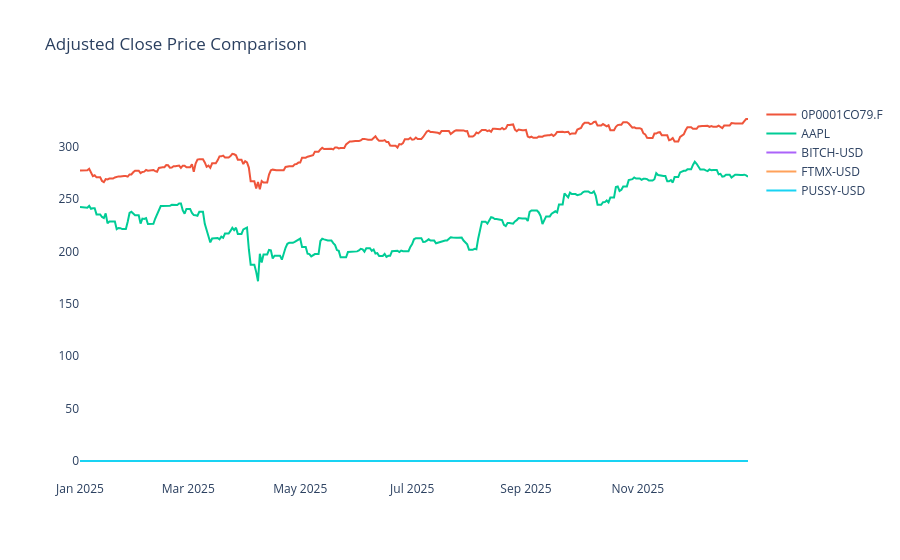
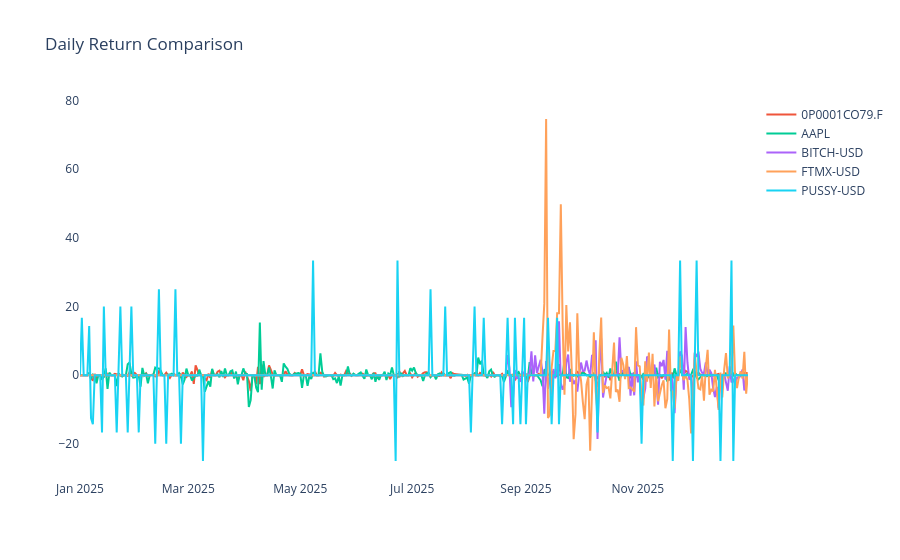

Here is the notebook cell these charts were saved with, in order:
### Code cell
#  B.2  Let's create interactive line charts for the adjusted close prices and daily returns.
plot_finance_data(adj_close_df, "Adjusted Close Price Comparison", output_folder)
plot_finance_data(daily_returns_df, "Daily Return Comparison", output_folder)

### Figure 1 — Plotly figure (JSON) as saved in the notebook; plotly's stock layout.template omitted (floating-point values rounded to 4 significant figures; data arrays with more than 128 entries replaced by an {"elided": "..."} marker saying what was removed)
{"data": [{"hovertemplate": "<extra></extra>", "legendgroup": "", "line": {"color": "#636efa", "dash": "solid", "width": 2}, "marker": {"symbol": "circle"}, "mode": "lines", "name": "", "orientation": "v", "showlegend": false, "type": "scatter", "xaxis": "x", "yaxis": "y"}, {"line": {"width": 2}, "name": "0P0001CO79.F", "type": "scatter", "x": {"elided": "365 str values"}, "y": {"elided": "365 float values"}}, {"line": {"width": 2}, "name": "AAPL", "type": "scatter", "x": {"elided": "365 str values"}, "y": {"elided": "365 float values"}}, {"line": {"width": 2}, "name": "BITCH-USD", "type": "scatter", "x": {"elided": "365 str values"}, "y": {"elided": "365 float values"}}, {"line": {"width": 2}, "name": "FTMX-USD", "type": "scatter", "x": {"elided": "365 str values"}, "y": {"elided": "365 float values"}}, {"line": {"width": 2}, "name": "PUSSY-USD", "type": "scatter", "x": {"elided": "365 str values"}, "y": {"elided": "365 float values"}}], "layout": {"legend": {"tracegroupgap": 0}, "plot_bgcolor": "white", "title": {"text": "Adjusted Close Price Comparison"}, "xaxis": {"anchor": "y", "domain": [0, 1]}, "yaxis": {"anchor": "x", "domain": [0, 1]}}}

### Figure 2 — Plotly figure (JSON) as saved in the notebook; plotly's stock layout.template omitted (floating-point values rounded to 4 significant figures; data arrays with more than 128 entries replaced by an {"elided": "..."} marker saying what was removed)
{"data": [{"hovertemplate": "<extra></extra>", "legendgroup": "", "line": {"color": "#636efa", "dash": "solid", "width": 2}, "marker": {"symbol": "circle"}, "mode": "lines", "name": "", "orientation": "v", "showlegend": false, "type": "scatter", "xaxis": "x", "yaxis": "y"}, {"line": {"width": 2}, "name": "0P0001CO79.F", "type": "scatter", "x": {"elided": "365 str values"}, "y": {"elided": "365 float values"}}, {"line": {"width": 2}, "name": "AAPL", "type": "scatter", "x": {"elided": "365 str values"}, "y": {"elided": "365 float values"}}, {"line": {"width": 2}, "name": "BITCH-USD", "type": "scatter", "x": {"elided": "365 str values"}, "y": {"elided": "365 float values"}}, {"line": {"width": 2}, "name": "FTMX-USD", "type": "scatter", "x": {"elided": "365 str values"}, "y": {"elided": "365 float values"}}, {"line": {"width": 2}, "name": "PUSSY-USD", "type": "scatter", "x": {"elided": "365 str values"}, "y": {"elided": "365 float values"}}], "layout": {"legend": {"tracegroupgap": 0}, "plot_bgcolor": "white", "title": {"text": "Daily Return Comparison"}, "xaxis": {"anchor": "y", "domain": [0, 1]}, "yaxis": {"anchor": "x", "domain": [0, 1]}}}
